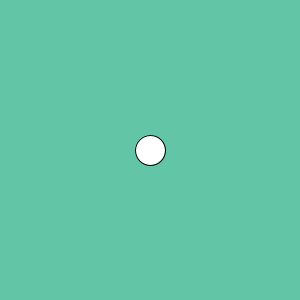
Frame 1 (no input)
Frame 60 (the mouse pressed at the canvas centre just before this capture): identical to frame 1, image omitted
Frame 120 (the mouse held since frame 60 and released just before this capture): identical to frame 1, image omitted

The Processing sketch that drew this single still picture (run headless with seeded random() and noise(); from frame 60 on, the mouse is pressed at the canvas centre):

// Processing sketch: week16_two_player
// ── week16_two_player.pde
void setup()
{
  size(300,300);
}
int x=150, y=150; //座標
void draw()
{
  background(#62C6A6);
  ellipse(x, y, 30, 30);//圓
}
void keyPressed()
{
  if( key=='w' ) y -= 2;
  if( key=='s' ) y += 2;
  if( key=='a' ) x -= 2;
  if( key=='d' ) x += 2;
}
